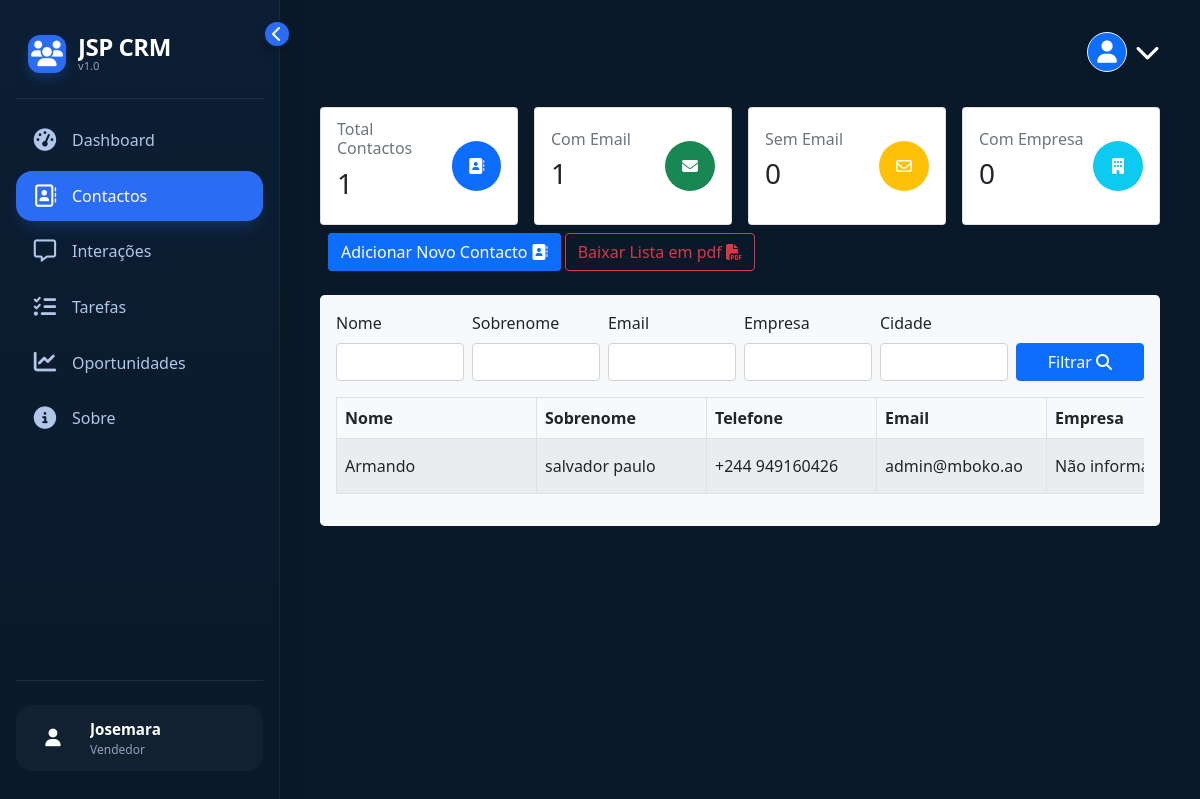
The app's page /pt/contacts/list/ (signed in) with its own data.
### contacts/models.py (models this page shows, shortened)
class Contact(models.Model):
    name = models.CharField(max_length=100, verbose_name="Nome", validators=[])
    surname = models.CharField(max_length=100, verbose_name="Sobrenome")
    phone = models.CharField(max_length=20, verbose_name="Telefone")
    email = models.EmailField(
        max_length=100, null=True, blank=True, verbose_name="E-mail"
    )
    company = models.CharField(
        max_length=100, null=True, blank=True, verbose_name="Empresa"
    )
    job_title = models.CharField(
        max_length=100, null=True, blank=True, verbose_name="Cargo"
    )
    address = models.TextField(null=True, blank=True, verbose_name="Endereço")
    city = models.CharField(
        max_length=100, null=True, blank=True, verbose_name="Cidade"
    )
    state = models.CharField(
        max_length=100, null=True, blank=True, verbose_name="Estado"
    )
    country = models.CharField(
        max_length=100, null=True, blank=True, verbose_name="País"
    )
    postal_code = models.CharField(
        max_length=100, null=True, blank=True, verbose_name="Código Postal"
    )
    assigned_to = models.ForeignKey(
        User,
        on_delete=models.DO_NOTHING,
        related_name="assigned_contacts",
        verbose_name="Atribuído a",
    )
    created_by = models.ForeignKey(
        User,
        on_delete=models.DO_NOTHING,
        related_name="created_contacts",
        verbose_name="Criado por",
    )
    created_at = models.DateTimeField(auto_now_add=True, verbose_name="Criado em")
    updated_at = models.DateTimeField(auto_now=True, verbose_name="Atualizado em")
    class Meta:
        verbose_name = "Contato"
        verbose_name_plural = "Contatos"
        ordering = ["name"]  # Adicionado para ordenar por nome

### contacts/views.py (the view)
# urls.py: path("list/", views.list_contacts, name="list"),
@login_required()
def list_contacts(request):
    print()
    if request.user.profile.role == "G":
        contacts_qs = Contact.objects.all()
    elif request.user.profile.role == "V":
        contacts_qs = Contact.objects.only(
            "id", "name", "surname", "phone", "email", "company", "job_title"
        ).filter(assigned_to=request.user)
    contact_filter = ContactFilter(request.GET, queryset=contacts_qs)
    filtered_contacts = contact_filter.qs
    context = {
        "contactos": filtered_contacts,
        "filter": contact_filter,
        "contacts_count": filtered_contacts.count(),
        "contacts_with_email": filtered_contacts.filter(email__isnull=False)
        .exclude(email="")
        .count(),
        "contacts_without_email": filtered_contacts.filter(
            Q(email__isnull=True) | Q(email="")
        ).count(),
        "contacts_with_company": filtered_contacts.filter(company__isnull=False)
        .exclude(company="")
        .count(),
    }
    return render(request, "list_contacts.html", context)

### contacts/templates/list_contacts.html (shortened to what this page needs)
{% extends "base.html" %}
{% load i18n %}
{% load permission_tags %}
{% block contact_page %}active{% endblock contact_page %}
{% block content %}
 <section>
    <div class="row g-3">
        <div class="col-12 col-md-6 col-lg-3">
            <div class="card shadow-sm h-100">
                <div class="card-body d-flex justify-content-between align-items-center">
                    <div>
                        <h6 class="card-subtitle text-muted">{% trans 'Total Contactos' %}</h6>
                        <h3 class="card-title mt-2">{{ contacts_count }}</h3>
                    </div>
                    <div class="bg-primary text-white rounded-circle d-flex justify-content-center align-items-center" style="width: 50px; height: 50px;">
                        <i class="fa-solid fa-address-book"></i>
                    </div>
                </div>
            </div>
        </div>
        <div class="col-12 col-md-6 col-lg-3">
            <div class="card shadow-sm h-100">
                <div class="card-body d-flex justify-content-between align-items-center">
                    <div>
                        <h6 class="card-subtitle text-muted">{% trans 'Com Email' %}</h6>
                        <h3 class="card-title mt-2">{{ contacts_with_email }}</h3>
                    </div>
                    <div class="bg-success text-white rounded-circle d-flex justify-content-center align-items-center" style="width: 50px; height: 50px;">
                        <i class="fa-solid fa-envelope"></i>
                    </div>
                </div>
            </div>
        </div>
        <div class="col-12 col-md-6 col-lg-3">
            <div class="card shadow-sm h-100">
                <div class="card-body d-flex justify-content-between align-items-center">
                    <div>
                        <h6 class="card-subtitle text-muted">{% trans 'Sem Email' %}</h6>
                        <h3 class="card-title mt-2">{{ contacts_without_email }}</h3>
                    </div>
                    <div class="bg-warning text-white rounded-circle d-flex justify-content-center align-items-center" style="width: 50px; height: 50px;">
                        <i class="fa-regular fa-envelope"></i>
                    </div>
                </div>
            </div>
        </div>
        <div class="col-12 col-md-6 col-lg-3">
            <div class="card shadow-sm h-100">
                <div class="card-body d-flex justify-content-between align-items-center">
                    <div>
                        <h6 class="card-subtitle text-muted">{% trans 'Com Empresa' %}</h6>
                        <h3 class="card-title mt-2">{{ contacts_with_company }}</h3>
                    </div>
                    <div class="bg-info text-white rounded-circle d-flex justify-content-center align-items-center" style="width: 50px; height: 50px;">
                        <i class="fa-solid fa-building"></i>
                    </div>
                </div>
            </div>
        </div>
    </div>
</section>
<div class="p-2">
{% if user|can:'add_contact' %}
        <a href="{% url 'contacts:add' %}" class="btn bg-primary text-white">{% trans 'Adicionar Novo Contacto' %} <i class="fa-solid fa-address-book"></i></a>
{% endif %}
    <a href="{% url 'contacts:pdf' %}" class="btn btn-outline-danger" target="_blank">{% trans 'Baixar Lista em pdf' %} <i class="fa-solid fa-file-pdf"></i></a>
</div>
<section class='bg-light rounded-3 mt-3 p-3'>
    <form method="get" class="row g-2 mb-3">
        <div class="col-md-2">
            <label class="form-label">{{ filter.form.name.label }}</label>
            {{ filter.form.name }}
        </div>
        <div class="col-md-2">
            <label class="form-label">{{ filter.form.surname.label }}</label>
            {{ filter.form.surname }}
        </div>
        <div class="col-md-2">
            <label class="form-label">{{ filter.form.email.label }}</label>
            {{ filter.form.email }}
        </div>
        <div class="col-md-2">
            <label class="form-label">{{ filter.form.company.label }}</label>
            {{ filter.form.company }}
        </div>
        <div class="col-md-2">
            <label class="form-label">{{ filter.form.city.label }}</label>
            {{ filter.form.city }}
        </div>
        <div class="col-md-2 d-flex align-items-end">
            <button type="submit" class="btn btn-primary w-100">{% trans 'Filtrar' %} <i class="fa-solid fa-magnifying-glass"></i></button>
        </div>
    </form>
    <div class="table-responsive">
        <table class="table table-striped table-bordered align-middle contacts-table">
            <thead>
                <tr>
                    <th>{% trans 'Nome' %}</th>
                    <th>{% trans 'Sobrenome' %}</th>
                    <th>{% trans 'Telefone' %}</th>
                    <th>{% trans 'Email' %}</th>
                    <th>{% trans 'Empresa' %}</th>
                </tr>
            </thead>
            <tbody>
{% for contact in contactos %}
                    <tr>
                        <td>{{ contact.name }}</td>
                        <td>{{ contact.surname }}</td>
                        <td>{{ contact.phone }}</td>
                        <td>{{ contact.email|default_if_none:"Não informado"}}</td>
                        <td>{{ contact.company|default_if_none:"Não informado" }}</td>
                    </tr>
{% empty %}
                <tr>
                    <td colspan="15" class="text-center">{% trans 'Nenhum contacto encontrado.' %}</td>
                </tr>
{% endfor %}
            </tbody>
        </table>
    </div>
</section>
{% endblock content %}

### templates/base.html (shortened to what this page needs)
{% load static %}
{% load i18n %}
{% load crispy_forms_tags %}
<!doctype html>
<html lang="pt">
  <head>
    <link
      rel="stylesheet"
      href="{% static '/bootstrap/css/bootstrap.min.css' %}"
    />
    <link rel="stylesheet" href="{% static '/fontawesome/css/all.min.css' %}" />
    <link rel="stylesheet" href="{% static 'base/css/main.css' %}" />
  </head>
  <body>
    <aside class="dashboard-sidebar" id="dashboardSidebar">
      <div
        class="sidebar-toggle"
        id="sidebarToggle"
        data-bs-toggle="tooltip"
        data-bs-placement="right"
        title="Expandir/Recolher sidebar"
      >
        <i class="fas fa-chevron-left"></i>
      </div>
      <div class="sidebar-inner">
        <div class="sidebar-brand">
          <div class="brand-icon">
            <i class="fa-solid fa-users"></i>
          </div>
          <div class="brand-text-wrapper">
            <div class="brand-text">JSP CRM</div>
            <div class="brand-sub">v1.0</div>
          </div>
        </div>
        <ul class="nav-menu">
          <li class="nav-item-custom">
            <a
              href="{% url 'dashboard:home' %}"
              class="nav-link-custom {% block dasboard_page %}{% endblock dasboard_page %}"
              data-bs-toggle="tooltip"
              data-bs-placement="right"
              title="Visão geral e análises"
            >
              <i class="fas fa-gauge-high"></i>
              <span>Dashboard</span>
            </a>
          </li>
          <li class="nav-item-custom">
            <a
              href="{% url 'contacts:list' %}"
              class="nav-link-custom {% block contact_page %} {% endblock contact_page %}"
              data-bs-toggle="tooltip"
              data-bs-placement="right"
              title="{% trans 'Contactos' %}"
            >
              <i class="fa-regular fa-address-book"></i>
              <span>{% trans 'Contactos' %}</span>
            </a>
          </li>
          <li class="nav-item-custom">
            <a
              href="{% url 'interactions:list' %}"
              class="nav-link-custom {% block interaction_page %}{% endblock interaction_page %}"
              data-bs-toggle="tooltip"
              data-bs-placement="right"
              title="{% trans 'Interações' %}"
            >
              <i class="fa-regular fa-message"></i>
              <span>{% trans 'Interações' %}</span>
            </a>
          </li>
          <li class="nav-item-custom">
            <a
              href="{% url 'tasks:list' %}"
              class="nav-link-custom {% block task_page %}{% endblock task_page %}"
              data-bs-toggle="tooltip"
              data-bs-placement="right"
              title="{% trans 'Tarefas' %}"
            >
              <i class="fa-solid fa-list-check"></i>
              <span>{% trans 'Tarefas' %}</span>
            </a>
          </li>
          <li class="nav-item-custom">
            <a
              href="{% url 'opportunities:list' %}"
              class="nav-link-custom {% block opportunity_page %}{% endblock opportunity_page %}"
              data-bs-toggle="tooltip"
              data-bs-placement="right"
              title="{% trans 'Oportunidades' %}"
            >
              <i class="fa-solid fa-chart-line"></i>
              <span>{% trans 'Oportunidades' %}</span>
            </a>
          </li>
          <li class="nav-item-custom">
            <a
              href="{% url 'dashboard:sobre' %}"
              class="nav-link-custom {% block sobre_page %}{% endblock sobre_page %}"
              data-bs-toggle="tooltip"
              data-bs-placement="right"
              title="Sobre"
            >
              <i class="fa-solid fa-circle-info"></i>
              <span>Sobre</span>
            </a>
          </li>
        </ul>
        <div class="sidebar-footer">
          <a href="{% url 'accounts:profile' %}" class="text-decoration-none">
            <div
              class="user-profile"
              data-bs-toggle="tooltip"
              data-bs-placement="right"
              title="{% trans 'Meu Perfil' %}"
            >
              <div class="user-avatar">
                {% if user.profile.avatar %}
                  <img
                    src="{{ user.profile.avatar.url }}"
                    alt="{% trans 'Avatar de' %} {{ user.username }}"
                    class="user-avatar-img"
                    style="width: 40px; height: 40px; border-radius: 50%; object-fit: cover;"
                  >
                {% else %}
                  <i class="fa-solid fa-user"></i>
                {% endif %}
              </div>
              <div class="user-info">
                <div class="user-name">{{ user.username | capfirst }}</div>
                <div class="user-role">
                  {% if user.profile.role == 'G' %}
                    {% trans 'Gerente' %}
                  {% elif user.profile.role == 'V' %}
                    {% trans 'Vendedor' %}
                  {% else %}
                    {% trans 'Utilizador' %}
                  {% endif %}
                </div>
              </div>
            </div>
          </a>
        </div>
      </div>
    </aside>
    <main class="main-wrapper" id="mainWrapper">
      <div class="dashboard-topbar">
        <div class="header-actions">
          <div class="dropdown d-flex align-items-center gap-2">
            <div class="user-avatar-topbar" data-bs-toggle="dropdown" aria-expanded="false" style="cursor: pointer;">
              {% if user.profile.avatar %}
                <img
                  src="{{ user.profile.avatar.url }}"
                  alt="{% trans 'Avatar de' %} {{ user.username }}"
                  style="width: 40px; height:40px; border-radius: 50%; object-fit: cover;"
                  data-bs-toggle="tooltip"
                  data-bs-placement="bottom"
                  title="{{ user.username }}"
                >
              {% else %}
                <div class="icon-btn" style="width: 40px; height: 40px; border-radius: 50%; background: #0d6efd; color: white; display: flex; align-items: center; justify-content: center;">
                  <i class="fas fa-user"></i>
                </div>
              {% endif %}
            </div>
            <div class="dropdown-toggle-icon" data-bs-toggle="dropdown" aria-expanded="false" style="cursor: pointer; color: #ffffff; font-size: 25px;">
              <i class="fa-solid fa-chevron-down"></i>
            </div>
          </div>
        </div>
      </div>
      {% block content %} {% endblock content %}
    </main>
  </body>
</html>

### records on screen
Contact: name "Armando", surname "salvador paulo", phone "+244 949160426", email "admin@mboko.ao", company "Não…"

### other values on screen
{{ user.username | capfirst }} "Josemara"
{{ contacts_count }} "1"
{{ contacts_with_email }} "1"
{{ contacts_without_email }} "0"
{{ contacts_with_company }} "0"
{{ filter.form.name.label }} "Nome"
{{ filter.form.surname.label }} "Sobrenome"
{{ filter.form.email.label }} "Email"
{{ filter.form.company.label }} "Empresa"
{{ filter.form.city.label }} "Cidade"
